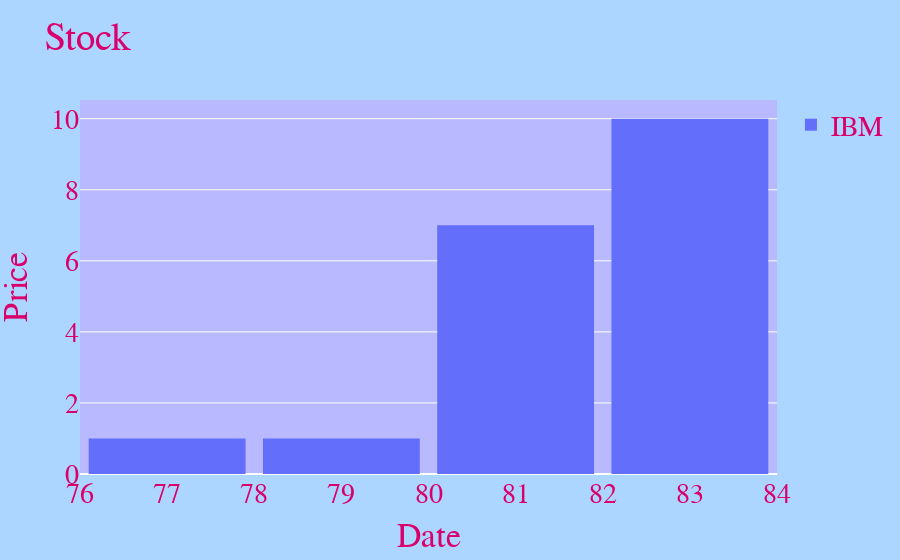

This figure's notebook cell:
### Code cell
## 導入套件
import plotly
import plotly.offline as pof
import plotly.graph_objs as go
import pandas as pd


## 設定為離線
pof.init_notebook_mode(connected = True)

## 導入數據集
stock_df = pd.read_csv("https://raw.githubusercontent.com/plotly/datasets/master/stockdata.csv")

## 取數據集中的前40筆
stock_df = stock_df.head(40)

## 將數據設定在2007年二月份
stock_df = stock_df[(stock_df['Date'] < '2007-03-01') & (stock_df['Date'] > '2007-01-31')]

## 數據1
data1 = go.Histogram(
    x = stock_df['IBM'],
    xbins = {'size': 2},
    name = 'IBM'
)


## 介面
layout = go.Layout(
    title = 'Stock',
    xaxis = {'title': 'Date'},
    yaxis = {'title': 'Price'},
    showlegend = True,
    plot_bgcolor = "#B9B9FF",
    paper_bgcolor = "#ACD6FF",
    font = {
        'size': 28,
        'family': 'fantasy',
        'color': '#D9006C'
    },
    bargap = 0.1
)

## 組合成Figure
figure = go.Figure(data = [data1], layout = layout)

## 繪圖
pof.iplot(figure, filename = 'Plotly-Scatter', show_link = True, link_text = "Plotly Links", image_height = 800, image_width = 900)

### Figure 1 — Plotly figure (JSON) as saved in the notebook; plotly's stock layout.template omitted (floating-point values rounded to 4 significant figures)
{"data": [{"name": "IBM", "type": "histogram", "x": [81.95, 82.09, 83.09, 82.65, 82.65, 82.71, 81.82, 81.85, 81.61, 82.36, 82.13, 82.19, 82.49, 82.27, 81.78, 81.14, 80.46, 78.01, 77.17], "xbins": {"size": 2}}], "layout": {"bargap": 0.1, "font": {"color": "#D9006C", "family": "fantasy", "size": 28}, "paper_bgcolor": "#ACD6FF", "plot_bgcolor": "#B9B9FF", "showlegend": true, "title": {"text": "Stock"}, "xaxis": {"title": {"text": "Date"}}, "yaxis": {"title": {"text": "Price"}}}}
